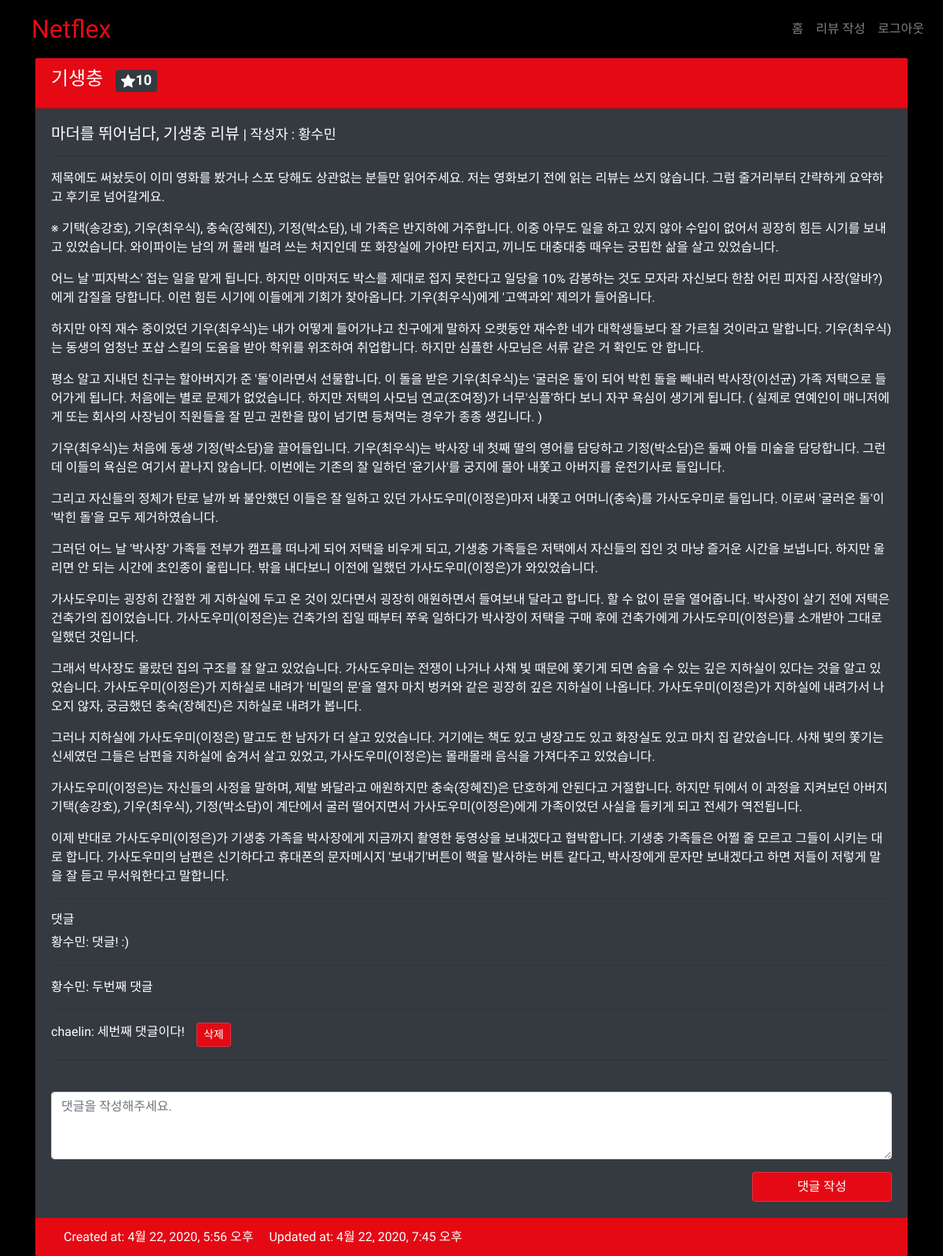
Page /community/4/ (signed in) on the committed database.
### community/models.py (models this page shows)
class Review(models.Model):
    user = models.ForeignKey(settings.AUTH_USER_MODEL, on_delete=models.CASCADE)
    title = models.CharField(max_length=100)
    movie_title = models.CharField(max_length=30)
    rank = models.IntegerField()
    content = models.TextField()
    created_at = models.DateTimeField(auto_now_add=True)
    updated_at = models.DateTimeField(auto_now=True)

class Comment(models.Model):
    user = models.ForeignKey(settings.AUTH_USER_MODEL, on_delete=models.CASCADE)
    review = models.ForeignKey(Review, on_delete=models.CASCADE, related_name='comments')
    content = models.CharField(max_length=200)
    created_at = models.DateTimeField(auto_now_add=True)
    updated_at = models.DateTimeField(auto_now=True)

### community/views.py (the view)
# urls.py: path('<int:review_pk>/', views.detail, name='detail'),
def detail(request, review_pk):
    review = get_object_or_404(Review, pk=review_pk)
    comment_form = CommentForm()
    context = {
        'review': review,
        'comment_form': comment_form
    }
    return render(request, 'community/review_detail.html', context)

### community/forms.py
class CommentForm(forms.ModelForm):
    content = forms.CharField(
        label='',
        widget=forms.Textarea(
            attrs={
                'placeholder': '댓글을 작성해주세요.',
                'rows': 3,
            }
            )
        )
    class Meta:
        model = Comment
        fields = ['content']

### community/templates/community/review_detail.html (shortened to what this page needs)
{% extends 'base.html' %}
{% load bootstrap4 %}
{% block content %}
  <div class="card border-0">
    <div class="card-header text-white d-flex justify-content-between align-items-center">
      <h4>{{ review.movie_title }}<span class="badge badge-dark mx-3">{{ review.rank }}</span></h4>
    </div>
    <div class="card-body bg-dark">
      <h5 class="card-title">{{ review.title }} <small>| 작성자 : {{ review.user.username }}</small></h5>
      <hr>
      <p class="card-text">{{ review.content | linebreaks }}</p>
      <hr>
      <h6>댓글</h6>
      {% for comment in review.comments.all %}
      <div class="input-group p-auto">
        <p class="mb-0 mr-3">{{ comment.user.username }}: {{ comment.content }}</p>
        {% if request.user == comment.user %}
          <form class="form-inline" action="{% url 'community:comment_delete' review.pk comment.pk %}" method="POST" >
            <div class="input-group-append">
              <button class="btn btn-danger btn-sm">삭제</button>
            </div>
          </form>
        {% endif %}
        </div>
        <hr>
      {% endfor %}
      {% if request.user.is_authenticated %}
        <form class="" action="{% url 'community:comment_create' review.pk %}" method="POST">
          {% bootstrap_form comment_form %}
          <button type="submit" class="btn btn-danger offset-10 col-2">댓글 작성</button>
        </form>
      {% endif %}
    </div>
    <div class="card-footer">
      <p class="text-white d-inline mx-3">Created at: {{ review.created_at }}</p>
      <p class="mb-0 text-white d-inline">Updated at: {{ review.updated_at }}</p>
    </div>
  </div>
  {% endblock %}

### community/static/community/css/base.css (style rules this page uses)
body { background-color: black; color: white; font-family: 'Nanum Gothic', sans-serif; }
.card-header, .btn-danger, .card-footer { background-color: #E50914; }

### rows in the picture
Review: movie_title "기생충", rank "10", title "마더를 뛰어넘다, 기생충 리뷰", user.username "황수민", content "제목에도 써놨듯이 이미 영화를 봤거나 스포 당해도 상관없는 분들만 읽어주세요. 저는 영화보기 전에 읽는 리뷰는 쓰지 않습니다. 그럼 줄거리부터 간략하게 요약하고 후기로 넘어갈게요. ※ 기택(송강호), 기우(최우식), 충숙(장혜진), 기정(박소담), 네 가족은 반지하에 거주합니다. 이중 아무도 일을 하고 있지 않아 수입이 없어서 굉장히 힘든 시기를 보내고 있었습니다. 와이파이는 남의 꺼 몰래 빌려 쓰는 처지인데 또 화장실에 가야만 터지고, 끼니도 대충대충 때우는 궁핍한 삶을 살고 있었습니다. 어느 날 '피자박스' 접는 일을 맡게 됩니다. 하지만 이마저도 박스를 제대로 접지 못한다고 일당을 10% 감봉하는 것도 모자라 자신보다 한참 어린 피자집 사장(알바?)에게 갑질을 당합니다. 이런 힘든 시기에 이들에게 기회가 찾아옵니다. 기우(최우식)에게 '고액과외' 제의가 들어옵니다. 하지만 아직 재수 중이었던 기우(최우식)는 내가 어떻게 들어가냐고 친구에게 말하자 오랫동안 재수한 네가 대학생들보다 잘 가르칠 것이라고 말합니다. 기우(최우식)는 동생의 엄청난 포샵 스킬의 도움을 받아 학위를 위조하여 취업합니다. 하지만 심플한 사모님은 서류 같은 거 확인도 안 합니다. 평소 알고 지내던 친구는 할아버지가 준 '돌'이라면서 선물합니다. 이 돌을 받은 기우(최우식)는 '굴러온 돌'이 되어 박힌 돌을 빼내러 박사장(이선균) 가족 저택으로 들어가게…", created_at "4월 22, 2020, 5:56 오후", updated_at "4월 22, 2020, 7:45 오후"
Comment: user.username "황수민", content "댓글! :)"
Comment: user.username "황수민", content "두번째 댓글"
Comment: user.username "chaelin", content "세번째 댓글이다!", shows "삭제"
